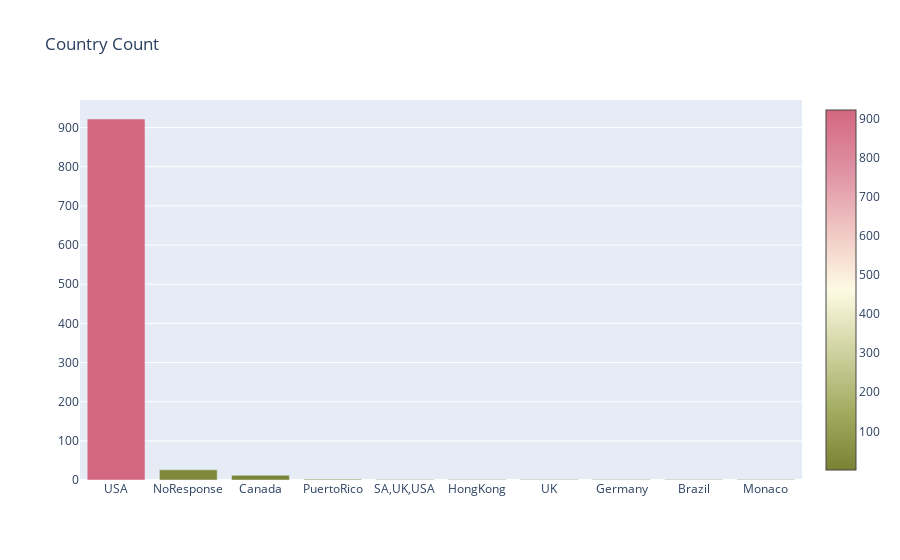

Write notebook code for a chart like this one.
### Code cell
cnt_srs = df2['country'].value_counts()
trace = go.Bar(
    x=cnt_srs.index,
    y=cnt_srs.values,
    marker=dict(
        #color = np.random.randn(500), #set color equal to a variable
        color = cnt_srs.values,
        colorscale='armyrose',
        showscale=True
    ),
)
layout = go.Layout(
    title='Country Count'
)
data = [trace]
fig = go.Figure(data=data, layout=layout)
py.iplot(fig, filename="country")

### Figure 1 — Plotly figure (JSON) as saved in the notebook; plotly's stock layout.template omitted (floating-point values rounded to 4 significant figures)
{"data": [{"marker": {"color": [922, 26, 12, 2, 1, 1, 1, 1, 1, 1], "colorscale": [[0, "rgb(121, 130, 52)"], [0.1667, "rgb(163, 173, 98)"], [0.3333, "rgb(208, 211, 162)"], [0.5, "rgb(253, 251, 228)"], [0.6667, "rgb(240, 198, 195)"], [0.8333, "rgb(223, 145, 163)"], [1, "rgb(212, 103, 128)"]], "showscale": true}, "type": "bar", "x": ["USA", "NoResponse", "Canada", "PuertoRico", "SA,UK,USA", "HongKong", "UK", "Germany", "Brazil", "Monaco"], "y": [922, 26, 12, 2, 1, 1, 1, 1, 1, 1]}], "layout": {"title": {"text": "Country Count"}}}
